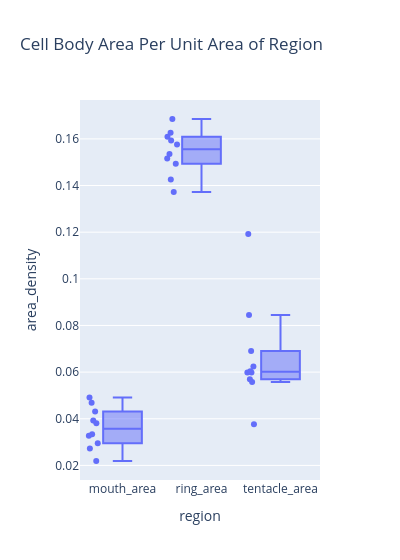

Notebook code cell kept with this figure:
### Code cell
f = px.box(agged, x='region', y='area_density', points='all', width=400, title='Cell Body Area Per Unit Area of Region', hover_data=['fname'])
f.write_html('AreaDensityDistribution.html')
f

### Figure 1 — Plotly figure (JSON) as saved in the notebook; plotly's stock layout.template omitted (floating-point values rounded to 4 significant figures)
{"data": [{"alignmentgroup": "True", "boxpoints": "all", "customdata": [["Data/projections\\10_8ten4_561_oral_MAX.tif"], ["Data/projections\\10_8ten4_561_oral_MAX.tif"], ["Data/projections\\10_8ten4_561_oral_MAX.tif"], ["Data/projections\\1_juvenile1_oral_Max.tif"], ["Data/projections\\1_juvenile1_oral_Max.tif"], ["Data/projections\\1_juvenile1_oral_Max.tif"], ["Data/projections\\2_juvenile5_oral001_Max.tif"], ["Data/projections\\2_juvenile5_oral001_Max.tif"], ["Data/projections\\2_juvenile5_oral001_Max.tif"], ["Data/projections\\3_juvenile6_oral001_Max.tif"], ["Data/projections\\3_juvenile6_oral001_Max.tif"], ["Data/projections\\3_juvenile6_oral001_Max.tif"], ["Data/projections\\4_R5-3_juvenile 1_oral_Max.tif"], ["Data/projections\\4_R5-3_juvenile 1_oral_Max.tif"], ["Data/projections\\4_R5-3_juvenile 1_oral_Max.tif"], ["Data/projections\\5_animal1_oral_MAX.tif"], ["Data/projections\\5_animal1_oral_MAX.tif"], ["Data/projections\\5_animal1_oral_MAX.tif"], ["Data/projections\\6_animal2_oral_MAX.tif"], ["Data/projections\\6_animal2_oral_MAX.tif"], ["Data/projections\\6_animal2_oral_MAX.tif"], ["Data/projections\\7_juvenile2_oral001_MAX.tif"], ["Data/projections\\7_juvenile2_oral001_MAX.tif"], ["Data/projections\\7_juvenile2_oral001_MAX.tif"], ["Data/projections\\8_juvenile3_oral001_MAX.tif"], ["Data/projections\\8_juvenile3_oral001_MAX.tif"], ["Data/projections\\8_juvenile3_oral001_MAX.tif"], ["Data/projections\\9_animal2_oral_MAX.tif"], ["Data/projections\\9_animal2_oral_MAX.tif"], ["Data/projections\\9_animal2_oral_MAX.tif"]], "hovertemplate": "region=%{x}<br>area_density=%{y}<br>fname=%{customdata[0]}<extra></extra>", "legendgroup": "", "marker": {"color": "#636efa"}, "name": "", "notched": false, "offsetgroup": "", "orientation": "v", "showlegend": false, "type": "box", "x": ["mouth_area", "ring_area", "tentacle_area", "mouth_area", "ring_area", "tentacle_area", "mouth_area", "ring_area", "tentacle_area", "mouth_area", "ring_area", "tentacle_area", "mouth_area", "ring_area", "tentacle_area", "mouth_area", "ring_area", "tentacle_area", "mouth_area", "ring_area", "tentacle_area", "mouth_area", "ring_area", "tentacle_area", "mouth_area", "ring_area", "tentacle_area", "mouth_area", "ring_area", "tentacle_area"], "x0": " ", "xaxis": "x", "y": [0.02189, 0.1685, 0.1192, 0.02946, 0.1516, 0.0604, 0.0393, 0.1626, 0.08446, 0.02723, 0.1576, 0.06905, 0.04691, 0.1609, 0.06245, 0.04912, 0.1494, 0.05987, 0.0327, 0.1373, 0.03763, 0.03334, 0.1426, 0.05579, 0.04311, 0.1535, 0.05979, 0.03812, 0.1593, 0.0569], "y0": " ", "yaxis": "y"}], "layout": {"boxmode": "group", "legend": {"tracegroupgap": 0}, "title": {"text": "Cell Body Area Per Unit Area of Region"}, "width": 400, "xaxis": {"anchor": "y", "domain": [0, 1], "title": {"text": "region"}}, "yaxis": {"anchor": "x", "domain": [0, 1], "title": {"text": "area_density"}}}}
